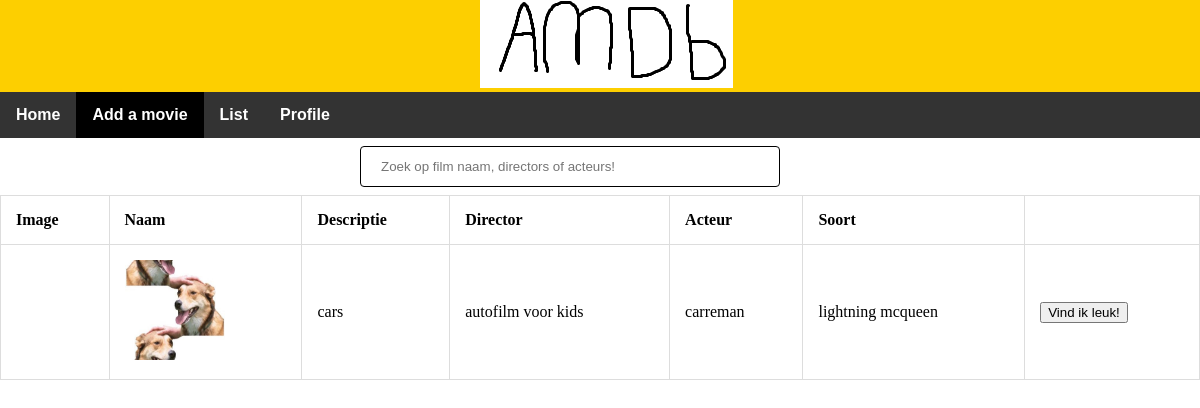
The page /php/pages/film.php?id=9 on the database its author committed.
### tables this page shows
CREATE TABLE `films` (
  `film_id` int(11) NOT NULL,
  `naam` varchar(30) NOT NULL,
  `image` varchar(250) NOT NULL,
  `descriptie` varchar(255) NOT NULL,
  `director` varchar(20) NOT NULL,
  `acteur` varchar(40) NOT NULL,
  `vurl` varchar(50) NOT NULL,
  `soort` varchar(20) NOT NULL
);

### php/pages/film.php (the view, shortened to what this page needs)
<?php
include('../conn.php');
$id = $_GET['id'];
?>
<!doctype html>
<div class="header">
<head>
    <link rel="stylesheet" type="text/css" href="/../film/filmdb/css/style.css">
</head>
<body>
<div class="logo" >
<img src="/../film/filmdb/img/logo.png" alt="logo">
</div>
</div>
<ul>
<li><a  href="../home.php">Home</a></li>
<li><a class="active" href="../php/pages/add.php">Add a movie</a></li>
<li><a href="list.php">List</a></li>
<li><a href="profile.php">Profile</a></li>
</ul>
<div class="form1">
<form action="./pages/search.php" method="GET">
<input type="text" placeholder="Zoek op film naam, directors of acteurs!" name="search" />
</form>
</div>
<table>
			<?php
	$sql="SELECT * FROM films where film_id = ".$id;
    $result_set=mysqli_query($conn, $sql);
	while($row=mysqli_fetch_row($result_set))
	{
    echo '<tr>';
    echo '<table>		<th>Image</th><th>Naam</th><th>Descriptie</th><th>Director</th><th>Acteur</th><th>Soort</th><th></th></tr><td>';
        echo '<td><img src="afb/'. $row[2] . '"width="100px" height="100px"></a></td>';
        echo '<td>'. $row[1] . '</td>';
		    echo '<td>'. $row[3] . '</td>';
        echo '<td>'. $row[4] . '</td>';
        echo '<td>'. $row[5] . '</td>';
        echo '<td><a href="recommend.php?id='.$row[0].'" ><button type="button">Vind ik leuk!</button></a></td>';
	}
		?>
		</table>
</body>
</html>

### css/style.css (style rules this page uses)
body { color: black; margin: 0 !important; padding: 0 !important; }
.logo { padding-left: 40%; }
.header { margin-top: 0%; padding-top: 0%; background-color: rgb(253, 207, 0); }
input[type=text], select { width: 50%; padding: 12px 20px; margin: 8px 0; display: inline-block; border: 1px solid rgb(0, 0, 0); border-radius: 4px; box-sizing: border-box; }
ul { list-style-type: none; margin: 0; padding: 0; overflow: hidden; background-color: #333; font-family: Arial, Helvetica, sans-serif; font-weight: bold; }
li { float: left; }
li a { display: block; color: white; text-align: center; padding: 14px 16px; text-decoration: none; }
.active { background-color: rgb(0, 0, 0); }
.form1 { padding-left: 30%; padding-top: 0%; }
table, td, th { border: 1px solid #ddd; text-align: left; }
table { border-collapse: collapse; width: 100%; }
th, td { padding: 15px; }

### rows shown on the page
films: image (picture), naam "cars", descriptie "autofilm voor kids", director "carreman", acteur "lightning mcqueen"
